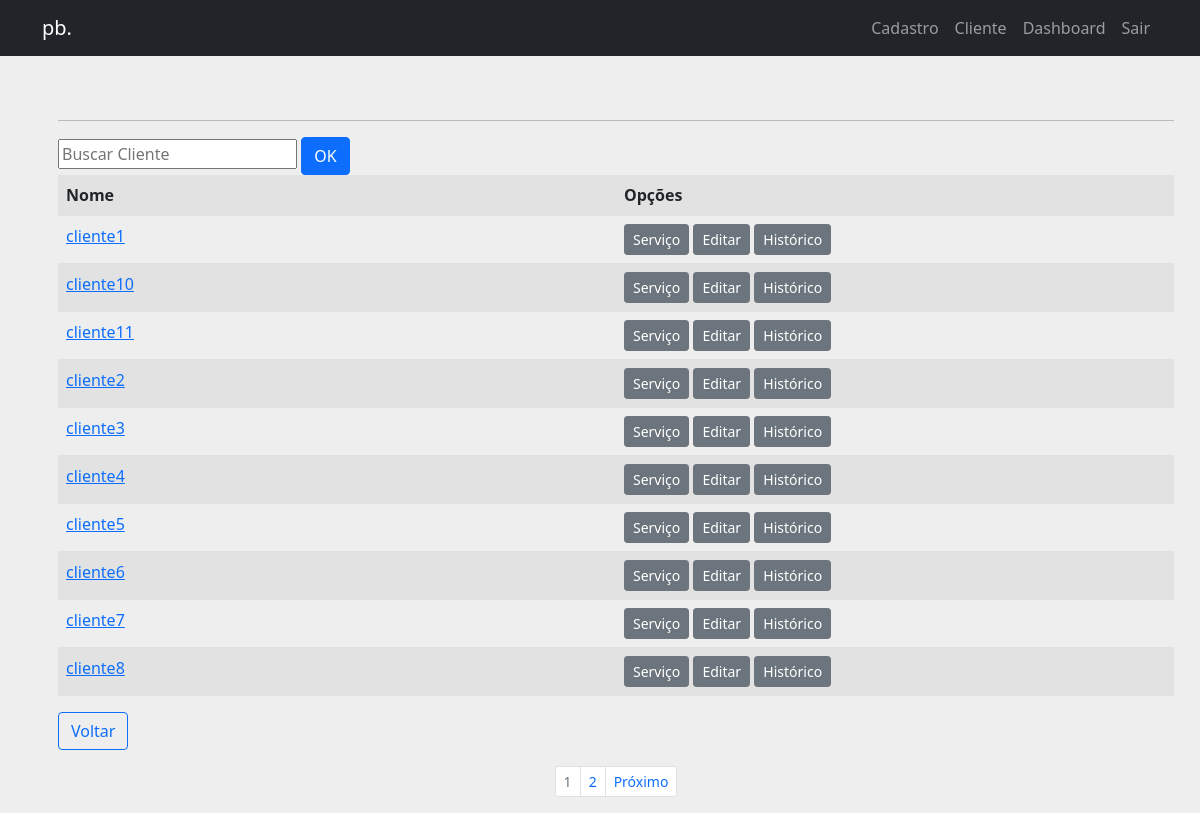
Before: /clientes/listar-clientes/ (signed in) with the older database file.
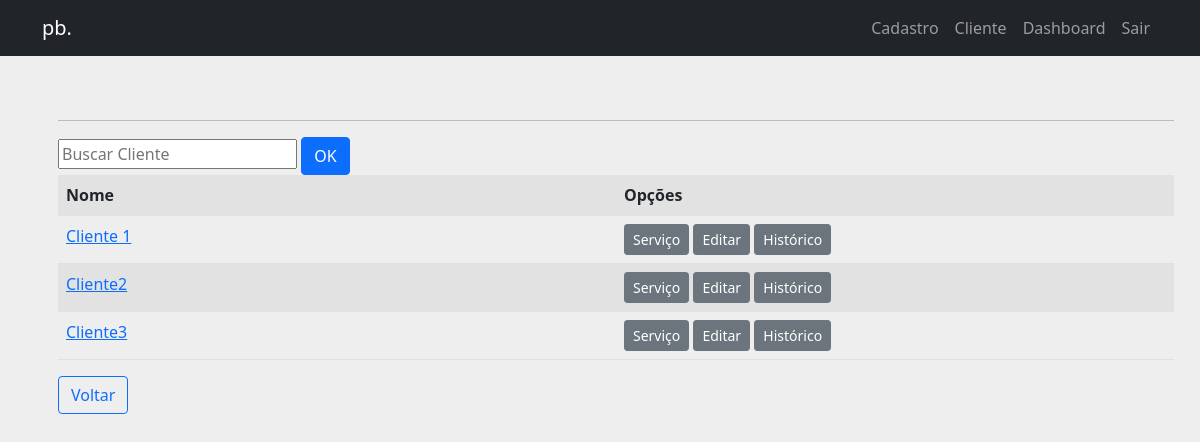
After: the same page with the newer database file.
### clientes/models.py (models this page shows, shortened)
class Cliente(models.Model):
    nome_cliente = models.CharField(max_length=70, verbose_name='Nome Completo')
    telefone = models.CharField(max_length=15, verbose_name='Telefone')
    email = models.EmailField(unique=True, blank=True, verbose_name='E-mail')
    data_criacao = models.DateTimeField(default=datetime.now, blank=True)
    def get_absolute_url(self):
        return reverse('clientes:dados-cliente', kwargs={'pk': self.pk})

### servico/views.py (the view)
# urls.py: path('listar-clientes/', ProcurarClienteList.as_view(), name='listar-clientes'),
class ProcurarClienteList(ListView):
    model = Cliente
    template_name = 'servico/listar_clientes_list.html'
    paginate_by = 10
    def get_queryset(self):
        txt_pesquisa = self.request.GET.get('pesquisa')
        if txt_pesquisa:
            cliente = Cliente.objects.filter(nome_cliente__icontains=txt_pesquisa.strip()).order_by('nome_cliente')
        else:
            cliente = Cliente.objects.all().order_by('nome_cliente')
        return cliente

### templates/servico/listar_clientes_list.html (shortened to what this page needs)
{% extends 'base.html' %}
{% block content %}
{% if user.is_authenticated %}
  <ul>
    <div class='table-responsive'>
      <div class="container">
          <hr>
            <form action="?" method="GET">
            <input type="text" placeholder="Buscar Cliente" name="pesquisa" id="" value="{{ request.GET.pesquisa }}"></input>
            <button type="submit" class="btn btn-primary">OK</button>
            </form>
          <table class='table table-striped'>
            <tr>
                <th style="width: 50%;">Nome</th>
                <th>Opções</th>
            </tr>
            {% for cliente in object_list %}
                <tr>
                    <td ><a href="{{ cliente.get_absolute_url }}">{{ cliente.nome_cliente }}</a></td>
                    <td><a href="{% url 'servico:criar-servico' cliente.pk %}" class="btn btn-secondary btn-sm">Serviço</a>
                        <a href="{% url 'servico:listar-servico' cliente.nome_cliente %}" class="btn btn-secondary btn-sm">Editar</a>
                        <a href="{% url 'servico:historico-cliente' cliente.nome_cliente %}" class="btn btn-secondary btn-sm">Histórico</a>
                    </td>
                </tr>
            {% empty %}
             <tr>
                    <td colspan='2'>Sem clientes cadastrados.</td>
             </tr>
            {% endfor %}
          </table>
             <p><a class="btn btn-outline-primary" href="{% url 'pages:home' %}">Voltar</a></p>
            <nav aria-label="Page navigation example">
              <ul class="pagination pagination-sm" style="display: flex; justify-content: center;">
                {% for i in page_obj.paginator.page_range %}
                 {% if page_obj.has_next %}
                      {% if page_obj.number == i %}
                        <li class="page-item disabled"><a class="page-link" href="#">{{ i }} </a></li>
                      {% else %}
                        <li class="page-item"><a class="page-link" href="?page={{ i }}">{{ i }}</a></li>
                      {% endif %}
                 {% endif %}
                {% endfor %}
                {% if page_obj.has_next %}
                  <li class="page-item"><a class="page-link" href="?page={{ page_obj.next_page_number }}">Próximo</a></li>
                {% endif %}
              </ul>
            </nav>
      </div>
    </div>
  </ul>
{% else %}
    <p>Você não está logado</p>
    <a href="{% url 'login' %}">Entrar</a>
{% endif %}
{% endblock %}

Changed rows visible on the page:
removed Cliente: nome_cliente "cliente1"
removed Cliente: nome_cliente "cliente10"
removed Cliente: nome_cliente "cliente11"
removed Cliente: nome_cliente "cliente2"
removed Cliente: nome_cliente "cliente3"
removed Cliente: nome_cliente "cliente4"
removed Cliente: nome_cliente "cliente5"
removed Cliente: nome_cliente "cliente6"
removed Cliente: nome_cliente "cliente7"
removed Cliente: nome_cliente "cliente8"
added Cliente: nome_cliente "Cliente 1"
added Cliente: nome_cliente "Cliente2"
added Cliente: nome_cliente "Cliente3"
Other visible differences:
list line gone: "1"
list line gone: "2"
text no longer shown: "Próximo"
